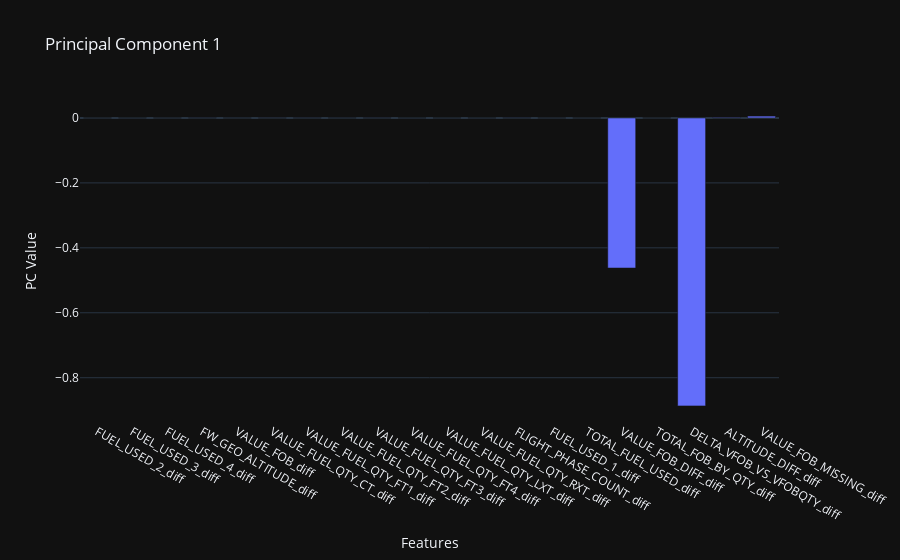
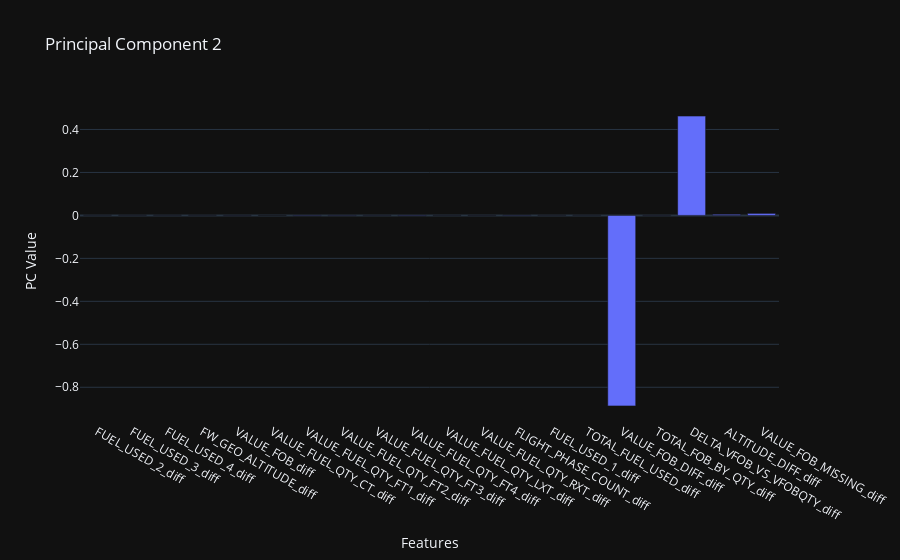
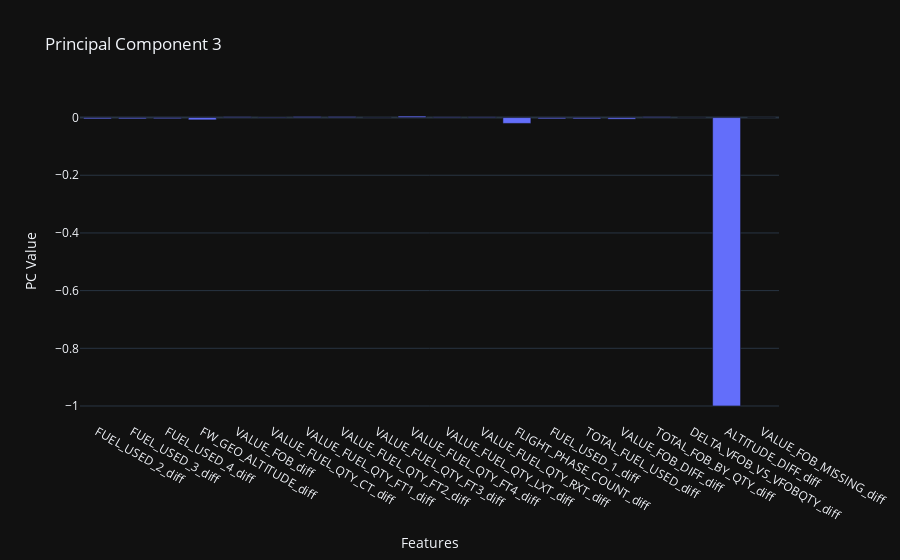
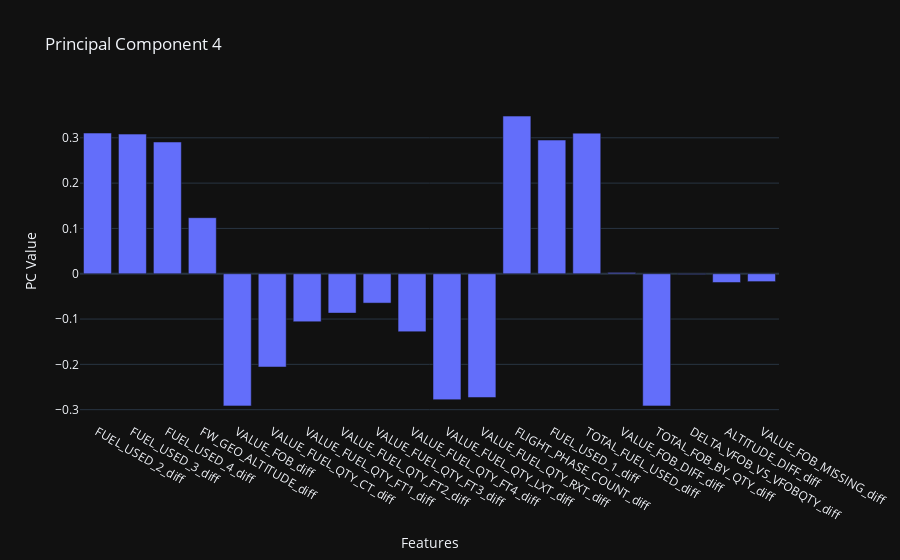

Write notebook code for charts like these, in order.
### Code cell
pcs = pca.components_

figures = []

for i, pc in enumerate(pcs, 1):
    fig = go.Figure()
    fig.add_trace(go.Bar(x=scaled_data.columns, y=pc))
    fig.update_layout(title=f"Principal Component {i}", xaxis_title="Features", yaxis_title="PC Value", template='plotly_dark')
    figures.append(fig)
for fig in figures[0:6]:
    fig.show()

### Figure 1 — Plotly figure (JSON) as saved in the notebook; plotly's stock layout.template omitted (floating-point values rounded to 4 significant figures)
{"data": [{"type": "bar", "x": ["FUEL_USED_2_diff", "FUEL_USED_3_diff", "FUEL_USED_4_diff", "FW_GEO_ALTITUDE_diff", "VALUE_FOB_diff", "VALUE_FUEL_QTY_CT_diff", "VALUE_FUEL_QTY_FT1_diff", "VALUE_FUEL_QTY_FT2_diff", "VALUE_FUEL_QTY_FT3_diff", "VALUE_FUEL_QTY_FT4_diff", "VALUE_FUEL_QTY_LXT_diff", "VALUE_FUEL_QTY_RXT_diff", "FLIGHT_PHASE_COUNT_diff", "FUEL_USED_1_diff", "TOTAL_FUEL_USED_diff", "VALUE_FOB_DIFF_diff", "TOTAL_FOB_BY_QTY_diff", "DELTA_VFOB_VS_VFOBQTY_diff", "ALTITUDE_DIFF_diff", "VALUE_FOB_MISSING_diff"], "y": [3.064e-05, 7.062e-05, -1.788e-05, 0.0002163, -0.0001135, -0.000197, 0.0002141, 0.0001317, 0.000205, 9.662e-05, 5.219e-05, 5.326e-05, 0.0003767, -1.343e-05, 1.762e-05, -0.4622, 2.763e-05, -0.8868, 0.001723, 0.005665]}], "layout": {"title": {"text": "Principal Component 1"}, "xaxis": {"title": {"text": "Features"}}, "yaxis": {"title": {"text": "PC Value"}}}}

### Figure 2 — Plotly figure (JSON) as saved in the notebook; plotly's stock layout.template omitted (floating-point values rounded to 4 significant figures)
{"data": [{"type": "bar", "x": ["FUEL_USED_2_diff", "FUEL_USED_3_diff", "FUEL_USED_4_diff", "FW_GEO_ALTITUDE_diff", "VALUE_FOB_diff", "VALUE_FUEL_QTY_CT_diff", "VALUE_FUEL_QTY_FT1_diff", "VALUE_FUEL_QTY_FT2_diff", "VALUE_FUEL_QTY_FT3_diff", "VALUE_FUEL_QTY_FT4_diff", "VALUE_FUEL_QTY_LXT_diff", "VALUE_FUEL_QTY_RXT_diff", "FLIGHT_PHASE_COUNT_diff", "FUEL_USED_1_diff", "TOTAL_FUEL_USED_diff", "VALUE_FOB_DIFF_diff", "TOTAL_FOB_BY_QTY_diff", "DELTA_VFOB_VS_VFOBQTY_diff", "ALTITUDE_DIFF_diff", "VALUE_FOB_MISSING_diff"], "y": [0.0006657, 0.0006266, 0.0006208, 0.0006216, -0.0009139, -0.0005568, -0.002051, -0.001646, -0.001129, -0.00212, -0.0007932, -0.000791, 0.001539, 0.0007308, 0.0006812, -0.8867, -0.0009875, 0.4622, 0.005131, 0.009289]}], "layout": {"title": {"text": "Principal Component 2"}, "xaxis": {"title": {"text": "Features"}}, "yaxis": {"title": {"text": "PC Value"}}}}

### Figure 3 — Plotly figure (JSON) as saved in the notebook; plotly's stock layout.template omitted (floating-point values rounded to 4 significant figures)
{"data": [{"type": "bar", "x": ["FUEL_USED_2_diff", "FUEL_USED_3_diff", "FUEL_USED_4_diff", "FW_GEO_ALTITUDE_diff", "VALUE_FOB_diff", "VALUE_FUEL_QTY_CT_diff", "VALUE_FUEL_QTY_FT1_diff", "VALUE_FUEL_QTY_FT2_diff", "VALUE_FUEL_QTY_FT3_diff", "VALUE_FUEL_QTY_FT4_diff", "VALUE_FUEL_QTY_LXT_diff", "VALUE_FUEL_QTY_RXT_diff", "FLIGHT_PHASE_COUNT_diff", "FUEL_USED_1_diff", "TOTAL_FUEL_USED_diff", "VALUE_FOB_DIFF_diff", "TOTAL_FOB_BY_QTY_diff", "DELTA_VFOB_VS_VFOBQTY_diff", "ALTITUDE_DIFF_diff", "VALUE_FOB_MISSING_diff"], "y": [-0.004514, -0.004387, -0.003943, -0.007936, 0.0028, 0.001975, 0.003538, 0.003257, 0.00113, 0.005078, 0.002386, 0.002358, -0.02032, -0.004417, -0.004445, -0.005418, 0.0028, 0.0008763, -0.9997, 0.000558]}], "layout": {"title": {"text": "Principal Component 3"}, "xaxis": {"title": {"text": "Features"}}, "yaxis": {"title": {"text": "PC Value"}}}}

### Figure 4 — Plotly figure (JSON) as saved in the notebook; plotly's stock layout.template omitted (floating-point values rounded to 4 significant figures)
{"data": [{"type": "bar", "x": ["FUEL_USED_2_diff", "FUEL_USED_3_diff", "FUEL_USED_4_diff", "FW_GEO_ALTITUDE_diff", "VALUE_FOB_diff", "VALUE_FUEL_QTY_CT_diff", "VALUE_FUEL_QTY_FT1_diff", "VALUE_FUEL_QTY_FT2_diff", "VALUE_FUEL_QTY_FT3_diff", "VALUE_FUEL_QTY_FT4_diff", "VALUE_FUEL_QTY_LXT_diff", "VALUE_FUEL_QTY_RXT_diff", "FLIGHT_PHASE_COUNT_diff", "FUEL_USED_1_diff", "TOTAL_FUEL_USED_diff", "VALUE_FOB_DIFF_diff", "TOTAL_FOB_BY_QTY_diff", "DELTA_VFOB_VS_VFOBQTY_diff", "ALTITUDE_DIFF_diff", "VALUE_FOB_MISSING_diff"], "y": [0.3105, 0.3081, 0.2908, 0.1237, -0.2917, -0.2059, -0.1059, -0.08689, -0.06477, -0.1279, -0.2779, -0.2733, 0.3479, 0.295, 0.3103, 0.002824, -0.2917, -0.001438, -0.01939, -0.01739]}], "layout": {"title": {"text": "Principal Component 4"}, "xaxis": {"title": {"text": "Features"}}, "yaxis": {"title": {"text": "PC Value"}}}}
